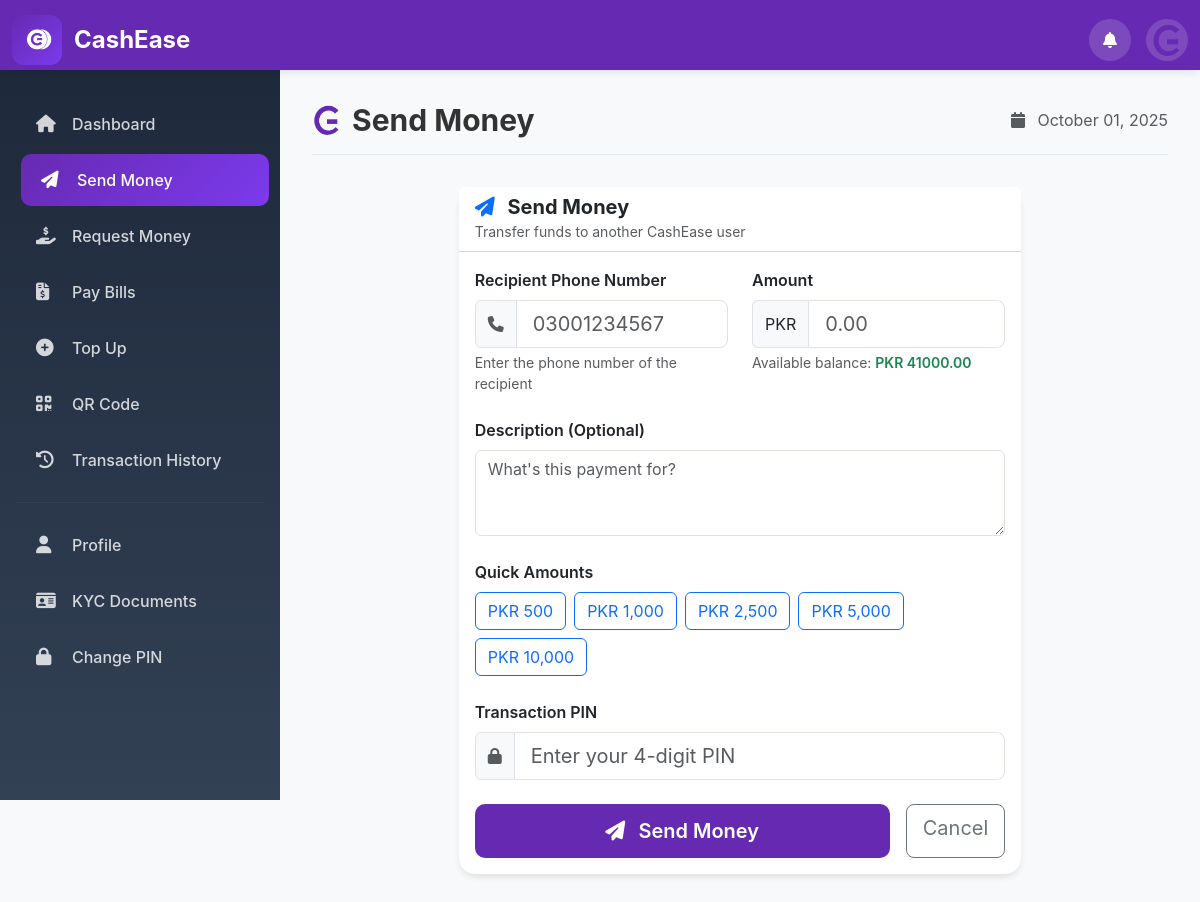
The app's page /transactions/send-money/ (signed in) with its own data.
### accounts/models.py (models this page shows, shortened)
class User(AbstractUser):
    phone_regex = RegexValidator(regex=r'^0\d{10}$', message='Enter a valid 11-digit phone number starting with 0')
    phone_number = models.CharField(validators=[phone_regex], max_length=11, unique=True)
    is_verified = models.BooleanField(default=False)
    is_blocked = models.BooleanField(default=False)
    created_at = models.DateTimeField(auto_now_add=True)
    updated_at = models.DateTimeField(auto_now=True)

class Profile(models.Model):
    user = models.OneToOneField(User, on_delete=models.CASCADE)
    full_name = models.CharField(max_length=100)
    cnic = models.CharField(max_length=15, unique=True, help_text='13-digit CNIC (e.g., 12345-1234567-1)')
    date_of_birth = models.DateField()
    address = models.TextField()
    balance = models.DecimalField(max_digits=12, decimal_places=2, default=0.00)
    account_number = models.CharField(max_length=20, unique=True)
    pin = models.CharField(max_length=4, null=True, blank=True)
    profile_picture = models.ImageField(upload_to='profiles/', blank=True, null=True)
    created_at = models.DateTimeField(auto_now_add=True)

### transactions/views.py (the view)
# urls.py: path('send-money/', views.send_money, name='send_money'),
@login_required
def send_money(request):
    if request.method == 'POST':
        form = SendMoneyForm(request.POST)
        if form.is_valid():
            receiver_phone = form.cleaned_data['receiver_phone']
            amount = form.cleaned_data['amount']
            description = form.cleaned_data['description']
            pin = form.cleaned_data['pin']
            if request.user.profile.pin != pin:
                return render(request, 'transactions/error.html', {
                    'error_message': 'Invalid PIN entered. Please check your 4-digit transaction PIN.',
                    'error_code': 'PIN_INVALID'
                })
            if request.user.profile.balance < amount:
                return render(request, 'transactions/error.html', {
                    'error_message': f'Insufficient balance. You have PKR {request.user.profile.balance} but tried to send PKR {amount}.',
                    'error_code': 'INSUFFICIENT_BALANCE'
                })
            try:
                receiver = User.objects.get(phone_number=receiver_phone)
                try:
                    is_fraud, fraud_reason = detect_fraud(request.user, amount, 'send')
                    if is_fraud:
                        return render(request, 'transactions/error.html', {
                            'error_message': f'Transaction blocked for security reasons: {fraud_reason}',
                            'error_code': 'FRAUD_DETECTED'
                        })
                except:
                    pass  # Skip fraud detection if function doesn't exist
                with transaction.atomic():
                    trans = Transaction.objects.create(
                        sender=request.user,
                        receiver=receiver,
                        transaction_type='send',
                        amount=amount,
                        description=description,
                        status='completed',
                        completed_at=timezone.now()
                    )
                    request.user.profile.balance -= amount
                    request.user.profile.save()
                    receiver.profile.balance += amount
                    receiver.profile.save()
                    Notification.objects.create(
                        user=receiver,
                        title='Money Received',
                        message=f'You received PKR {amount} from {request.user.get_full_name()}'
                    )
                    messages.success(request, f'Successfully sent PKR {amount} to {receiver.get_full_name()}')
                    return render(request, 'transactions/success.html', {
                        'success_message': f'Successfully sent PKR {amount} to {receiver.get_full_name()}',
                        'transaction_id': trans.transaction_id,
                        'amount': amount,
                        'receiver': receiver.get_full_name(),
                        'redirect_url': 'accounts:dashboard'
                    })
            except User.DoesNotExist:
                return render(request, 'transactions/error.html', {
                    'error_message': f'No user found with phone number {receiver_phone}. Please check the number and try again.',
                    'error_code': 'USER_NOT_FOUND'
                })
    else:
        form = SendMoneyForm()
    return render(request, 'transactions/send_money.html', {'form': form})

### templates/transactions/send_money.html (shortened to what this page needs)
{% extends 'base.html' %}
{% load static %}
{% block page_title %}
    <div class="d-flex align-items-center">
        <img src="{% static 'images/logo2.png' %}" alt="CashEase" style="width: 30px; height: 30px; margin-right: 10px; border-radius: 50%;" onerror="this.style.display='none'">
        Send Money
    </div>
{% endblock %}
{% block content %}
<div class="row justify-content-center">
    <div class="col-xl-8">
        <div class="card">
            <div class="card-header bg-white">
                <h5 class="mb-0 fw-bold">
                    <i class="fas fa-paper-plane me-2 text-primary"></i>
                    Send Money
                </h5>
                <small class="text-muted">Transfer funds to another CashEase user</small>
            </div>
            <div class="card-body">
                <form method="post" id="sendMoneyForm">
                    <div class="row">
                        <div class="col-md-6">
                            <div class="mb-4">
                                <label for="recipient_phone" class="form-label fw-semibold">
                                    Recipient Phone Number
                                </label>
                                <div class="input-group">
                                    <span class="input-group-text">
                                        <i class="fas fa-phone text-muted"></i>
                                    </span>
                                    <input type="tel"
                                           class="form-control form-control-lg"
                                           id="recipient_phone"
                                           name="receiver_phone"
                                           placeholder="03001234567"
                                           required>
                                </div>
                                <div class="form-text">Enter the phone number of the recipient</div>
                            </div>
                        </div>
                        <div class="col-md-6">
                            <div class="mb-4">
                                <label for="amount" class="form-label fw-semibold">
                                    Amount
                                </label>
                                <div class="input-group">
                                    <span class="input-group-text">
                                        PKR
                                    </span>
                                    <input type="number"
                                           class="form-control form-control-lg"
                                           id="amount"
                                           name="amount"
                                           step="0.01"
                                           min="0.01"
                                           max="{{ user.profile.balance }}"
                                           placeholder="0.00"
                                           required>
                                </div>
                                <div class="form-text">
                                    Available balance: <span class="fw-semibold text-success">PKR {{ user.profile.balance }}</span>
                                </div>
                            </div>
                        </div>
                    </div>
                    <div class="mb-4">
                        <label for="description" class="form-label fw-semibold">
                            Description (Optional)
                        </label>
                        <textarea class="form-control"
                                  id="description"
                                  name="description"
                                  rows="3"
                                  placeholder="What's this payment for?"></textarea>
                    </div>
                    <div class="mb-4">
                        <label class="form-label fw-semibold">Quick Amounts</label>
                        <div class="d-flex gap-2 flex-wrap">
                            <button type="button" class="btn btn-outline-primary" onclick="setAmount(500)">PKR 500</button>
                            <button type="button" class="btn btn-outline-primary" onclick="setAmount(1000)">PKR 1,000</button>
                            <button type="button" class="btn btn-outline-primary" onclick="setAmount(2500)">PKR 2,500</button>
                            <button type="button" class="btn btn-outline-primary" onclick="setAmount(5000)">PKR 5,000</button>
                            <button type="button" class="btn btn-outline-primary" onclick="setAmount(10000)">PKR 10,000</button>
                        </div>
                    </div>
                    <div class="mb-4">
                        <label for="pin" class="form-label fw-semibold">
                            Transaction PIN
                        </label>
                        <div class="input-group">
                            <span class="input-group-text">
                                <i class="fas fa-lock text-muted"></i>
                            </span>
                            <input type="password"
                                   class="form-control form-control-lg"
                                   id="pin"
                                   name="pin"
                                   maxlength="4"
                                   placeholder="Enter your 4-digit PIN"
                                   required>
                        </div>
                    </div>
                    <div class="d-flex gap-3">
                        <button type="submit" class="btn btn-primary btn-lg flex-fill">
                            <i class="fas fa-paper-plane me-2"></i>
                            Send Money
                        </button>
                        <a href="{% url 'accounts:dashboard' %}" class="btn btn-outline-secondary btn-lg">
                            Cancel
                        </a>
                    </div>
                </form>
            </div>
        </div>
    </div>
</div>
{% endblock %}

### templates/base.html (shortened to what this page needs)
<!DOCTYPE html>
<html lang="en">
<head>
    <link href="https://cdn.jsdelivr.net/npm/bootstrap@5.3.2/dist/css/bootstrap.min.css" rel="stylesheet">
    <link href="https://cdnjs.cloudflare.com/ajax/libs/font-awesome/6.4.0/css/all.min.css" rel="stylesheet">
    {% load static %}
</head>
<body>
    {% if user.is_authenticated %}
    <header>
        <div class="container-fluid">
            <div class="header-content">
                <div class="d-flex align-items-center">
                    <a href="{% url 'accounts:dashboard' %}" class="logo" style="text-decoration: none; color: white;">
                        <img src="{% static 'images/logo.png' %}" alt="CashEase Logo" class="logo-img">
                        <span>CashEase</span>
                    </a>
                </div>
                <div class="user-actions">
                    <div class="notification-icon" onclick="window.location.href='{% url 'accounts:notifications' %}'">
                        <i class="fas fa-bell"></i>
                    </div>
                    <div class="dropdown">
                        <div class="user-profile" data-bs-toggle="dropdown">
                            {% if user.profile.profile_picture %}
                                <img src="{{ user.profile.profile_picture.url }}" alt="Profile" style="width: 32px; height: 32px; border-radius: 50%; object-fit: cover;">
                            {% else %}
                                <i class="fas fa-user"></i>
                            {% endif %}
                        </div>
                    </div>
                </div>
            </div>
        </div>
    </header>
    <div class="sidebar" id="sidebar">
        <nav class="sidebar-nav">
            <div class="nav-item">
                <a href="{% url 'accounts:dashboard' %}" class="nav-link">
                    <i class="fas fa-home"></i>Dashboard
                </a>
            </div>
            <div class="nav-item">
                <a href="{% url 'transactions:send_money' %}" class="nav-link">
                    <i class="fas fa-paper-plane"></i>Send Money
                </a>
            </div>
            <div class="nav-item">
                <a href="{% url 'transactions:request_money' %}" class="nav-link">
                    <i class="fas fa-hand-holding-usd"></i>Request Money
                </a>
            </div>
            <div class="nav-item">
                <a href="{% url 'transactions:pay_bill' %}" class="nav-link">
                    <i class="fas fa-file-invoice-dollar"></i>Pay Bills
                </a>
            </div>
            <div class="nav-item">
                <a href="{% url 'transactions:top_up' %}" class="nav-link">
                    <i class="fas fa-plus-circle"></i>Top Up
                </a>
            </div>
            <div class="nav-item">
                <a href="{% url 'transactions:generate_qr' %}" class="nav-link">
                    <i class="fas fa-qrcode"></i>QR Code
                </a>
            </div>
            <div class="nav-item">
                <a href="{% url 'transactions:transaction_history' %}" class="nav-link">
                    <i class="fas fa-history"></i>Transaction History
                </a>
            </div>
            <hr class="my-3" style="border-color: rgba(255,255,255,0.2); margin: 1.5rem 1rem;">
            <div class="nav-item">
                <a href="{% url 'accounts:profile' %}" class="nav-link">
                    <i class="fas fa-user"></i>Profile
                </a>
            </div>
            <div class="nav-item">
                <a href="{% url 'accounts:kyc_upload' %}" class="nav-link">
                    <i class="fas fa-id-card"></i>KYC Documents
                </a>
            </div>
            <div class="nav-item">
                <a href="{% url 'accounts:change_pin' %}" class="nav-link">
                    <i class="fas fa-lock"></i>Change PIN
                </a>
            </div>
        </nav>
    </div>
    <div class="main-content">
        <div class="content-area">
            <div class="page-header">
                <h1 class="page-title">{% block page_title %}Dashboard{% endblock %}</h1>
                <div class="text-muted">
                    <i class="fas fa-calendar me-2"></i>
                    {% now "F d, Y" %}
                </div>
            </div>
            {% block content %}
            {% endblock %}
        </div>
    </div>
    {% else %}
    <div class="container-fluid h-100">
        {% block auth_content %}
        {% endblock %}
    </div>
    {% endif %}
</body>
</html>

### records on screen
User: profile.profile_picture (picture), profile.balance "41000.00"
